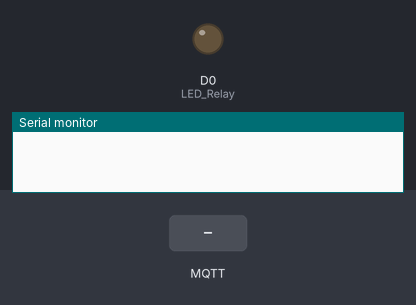
A sketch run on a simulated ESP8266 (NodeMCU). On the bench: output pins drawn as LEDs (lit = HIGH), the last lines printed to the serial monitor. The test bench sets the inputs (shaded band). WiFi joins after 1.5 s; servers stay silent unless stated; no MQTT or app messages arrive unless stated.

Above: at 0.1 s.
At 2.8 s:
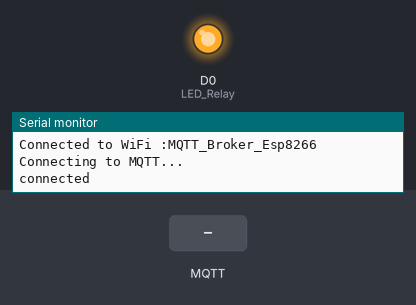
2.9 s: MQTT message "Get" arrives on the first subscribed topic
4.4 s: MQTT message "1" arrives on the first subscribed topic
5.9 s: MQTT message "on" arrives on the first subscribed topic
Timing chart, 0 to 8.9 s (numbered marks = the images above; inputs shaded):
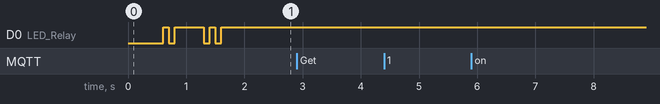

The sketch:

Dev_Relay_Client.ino
```cpp
#define LED_Relay D0
#define LED_info 16
#include <ESP8266WiFi.h>
#include <PubSubClient.h>

const char* ssid = "MQTT_Broker_Esp8266";
const char* password =  "";

const char* mqtt_server = "mqtt.MQTTBrokerEsp8266";
const int mqtt_port = 1883;

String mqtt_Nai_topic = "Dev/Relay/";
String Relay_Name = "Relay-1";
int staite = 0;

WiFiClient espClient;
PubSubClient client(espClient);

String getValue(String data, char separator, int index)
{
  int found = 0;
  int strIndex[] = {0, -1};
  int maxIndex = data.length()-1;

  for(int i=0; i<=maxIndex && found<=index; i++){
    if(data.charAt(i)==separator || i==maxIndex){
        found++;
        strIndex[0] = strIndex[1]+1;
        strIndex[1] = (i == maxIndex) ? i+1 : i;
    }
  }

  return found>index ? data.substring(strIndex[0], strIndex[1]) : "";
}

void MQTTcallback(char* topic, byte* payload, unsigned int length)
{
  Serial.print("Message received in topic: ");
  Serial.println(topic);
  Serial.print("Message:");
  String message;
  for (int i = 0; i < length; i++)
  {
    message = message + (char)payload[i];
  }
  Serial.print(message);
  if (message == "Get")
  {
   client.publish(mqtt_Nai_topic.c_str(), (Relay_Name +"|"+String(staite)).c_str());
  }
  else
  {
   String Status = getValue(message,'|',1);
   if(Status == "1"){
     digitalWrite(LED_Relay, HIGH);
     staite = 1;
   }
   else if(Status == "0")
   {
     digitalWrite(LED_Relay, LOW);
     staite = 0;
   }
  }
  Serial.println();
  Serial.println("-----------------------");
}

void setup() {
  pinMode(LED_Relay, OUTPUT);
  pinMode(LED_info, OUTPUT);
  mqtt_Nai_topic += WiFi.macAddress();
  WiFi.begin(ssid, password);
  Serial.begin(115200);

  while (WiFi.status() != WL_CONNECTED) {
    delay(500);
    Serial.println("Connecting to WiFi..");
     digitalWrite(LED_info, LOW);
      delay(100);
     digitalWrite(LED_info, HIGH);
       delay(100);
      digitalWrite(LED_info, LOW);
      delay(100);
     digitalWrite(LED_info, HIGH);
  }
  Serial.print("Connected to WiFi :");
  Serial.println(WiFi.SSID());

   client.setServer(mqtt_server, mqtt_port);
  client.setCallback(MQTTcallback);
  while (!client.connected())
  {
    Serial.println("Connecting to MQTT...");

    if (client.connect(mqtt_Nai_topic.c_str()))
    {
      Serial.println("connected");
    }
    else
    {
      Serial.print("failed with state ");
      Serial.println(client.state());
      delay(1000);
      digitalWrite(LED_info, LOW);
      delay(1000);
      digitalWrite(LED_info, HIGH);
    }
  }
  client.subscribe(mqtt_Nai_topic.c_str());
  client.publish(mqtt_Nai_topic.c_str(), (Relay_Name +"|"+String(staite)).c_str());
}


void loop() {
  // put your main code here, to run repeatedly:
client.loop();
}
```
